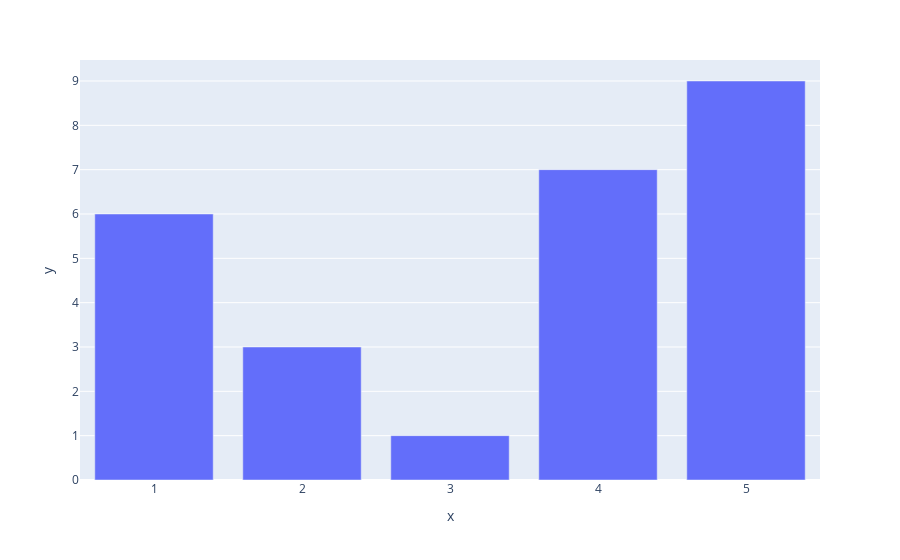

Notebook code for this chart:
### Markdown cell above
5. Generate a bar plot using Plotly.

### Code cell
import plotly.express as px

fig = px.bar(x=[1, 2, 3, 4, 5], y=[6, 3, 1, 7, 9])
fig.show()

### Figure 1 — Plotly figure (JSON) as saved in the notebook; plotly's stock layout.template omitted (floating-point values rounded to 4 significant figures)
{"data": [{"hovertemplate": "x=%{x}<br>y=%{y}<extra></extra>", "legendgroup": "", "marker": {"color": "#636efa", "pattern": {"shape": ""}}, "name": "", "orientation": "v", "showlegend": false, "textposition": "auto", "type": "bar", "x": [1, 2, 3, 4, 5], "xaxis": "x", "y": [6, 3, 1, 7, 9], "yaxis": "y"}], "layout": {"barmode": "relative", "legend": {"tracegroupgap": 0}, "margin": {"t": 60}, "xaxis": {"anchor": "y", "domain": [0, 1], "title": {"text": "x"}}, "yaxis": {"anchor": "x", "domain": [0, 1], "title": {"text": "y"}}}}
